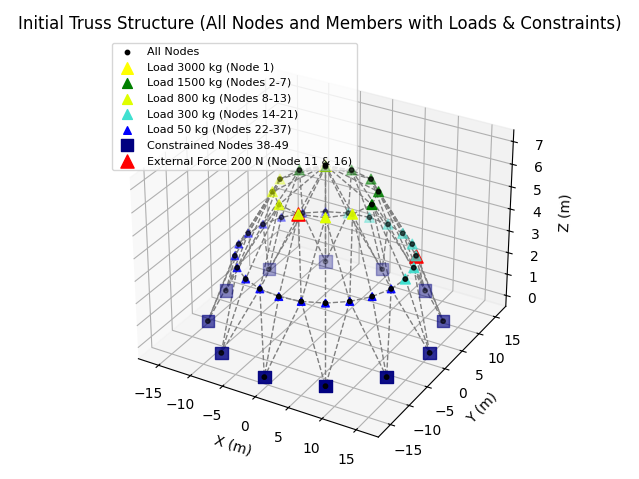

Generate this figure with Python:
import numpy as np
import pandas as pd
import random
import matplotlib.pyplot as plt
import time
from pandas import ExcelWriter

# ------------------------------
# Constants
E = 2.1e11
rho = 7850
g = 9.81
sigma_allow = 250e6
A_min = 0.0001
A_max = 0.01293
pop_size = 200
num_generations = 200
penalty_factor = 1e6
a = 19
n_runs = 1
F_scale = 0.9           # جهش بیشتر
CR = 0.9                # نرخ کراس‌اور بیشتر
random.seed(42)
np.random.seed(42)
# ------------------------------

def get_load_vector(num_nodes):
    loads = np.zeros(num_nodes * 3)
    for i in range(num_nodes):
        if i == 0:  # گره 1
            mass = 3000
        elif 1 <= i <= 6:  # گره‌های 2 تا 7
            mass = 1500
        elif 7 <= i <= 12:  # گره‌های 8 تا 13
            mass = 800
        elif 13 <= i <= 20:  # گره‌های 14 تا 21
            mass = 300
        elif 21 <= i <= 36:  # گره‌های 22 تا 37
            mass = 50
        else:  # گره‌های 38 تا 49 مقید، بدون بار 50 کیلو
            mass = 0
        loads[i * 3 + 2] = -mass * g
    # نیروی خارجی 200 نیوتن در جهت X مثبت برای گره‌های 11 و 16 (index 10 و 15)
    loads[10 * 3] += 200  # گره 11 در محور X
    loads[15 * 3] += 200  # گره 16 در محور X
    return loads

def bar_length(node1, node2):
    return np.linalg.norm(node1 - node2)

def assemble_stiffness_matrix(coords, areas, members, member_types):
    n_nodes = len(coords)
    K = np.zeros((n_nodes * 3, n_nodes * 3))
    for i, (start, end) in enumerate(members):
        n1, n2 = start - 1, end - 1
        x1, x2 = coords[n1], coords[n2]
        L = bar_length(x1, x2)
        a_vec = (x2 - x1) / L
        A = areas[member_types[i]]
        k_local = (A * E / L) * np.outer(a_vec, a_vec)
        dofs = [n1*3, n1*3+1, n1*3+2, n2*3, n2*3+1, n2*3+2]
        for ii in range(3):
            for jj in range(3):
                K[dofs[ii], dofs[jj]] += k_local[ii, jj]
                K[dofs[ii+3], dofs[jj+3]] += k_local[ii, jj]
                K[dofs[ii], dofs[jj+3]] -= k_local[ii, jj]
                K[dofs[ii+3], dofs[jj]] -= k_local[ii, jj]
    return K

def apply_boundary_conditions(K, F, fixed_dofs):
    for dof in sorted(fixed_dofs, reverse=True):
        K = np.delete(K, dof, axis=0)
        K = np.delete(K, dof, axis=1)
        F = np.delete(F, dof)
    return K, F

def compute_stress(coords, areas, members, displacements, member_types):
    stresses = np.zeros(len(members))
    for i, (start, end) in enumerate(members):
        n1, n2 = start - 1, end - 1
        x1, x2 = coords[n1], coords[n2]
        L = bar_length(x1, x2)
        a_vec = (x2 - x1) / L
        u1 = displacements[n1*3:n1*3+3]
        u2 = displacements[n2*3:n2*3+3]
        strain = np.dot(a_vec, u2 - u1) / L
        stresses[i] = E * strain
    return stresses

def calculate_fitness(individual, node_coords, members, member_types, num_movable_nodes):
    areas = individual[:a]
    moved_nodes = individual[a:].reshape(-1, 3)
    coords = node_coords.copy()
    coords[:num_movable_nodes] = moved_nodes
    weight = sum(rho * areas[member_types[i]] * bar_length(coords[s-1], coords[e-1])
                 for i, (s, e) in enumerate(members))
    K = assemble_stiffness_matrix(coords, areas, members, member_types)
    F = get_load_vector(len(coords))
    fixed_nodes = list(range(37, 49))
    fixed_dofs = [node*3 + d for node in fixed_nodes for d in range(3)]
    K_mod, F_mod = apply_boundary_conditions(K, F, fixed_dofs)
    try:
        U_mod = np.linalg.solve(K_mod, F_mod)
    except np.linalg.LinAlgError:
        return weight + penalty_factor * 100
    U = np.zeros(len(F))
    free_dofs = list(set(range(len(F))) - set(fixed_dofs))
    U[free_dofs] = U_mod
    stress = compute_stress(coords, areas, members, U, member_types)
    overstress_penalty = np.sum(np.abs(stress) > sigma_allow)
    return weight + penalty_factor * overstress_penalty

def initialize_population(n_move, coords):
    pop = []
    for _ in range(pop_size):
        A = np.random.uniform(A_min, A_max, a)
        delta = np.random.uniform(-0.05, 0.05, size=(n_move, 3))  # بازه بزرگتر جابجایی نودها
        pos = coords[:n_move] + delta
        pop.append(np.concatenate([A, pos.flatten()]))
    return np.array(pop)

def differential_evolution(coords, members, member_types, num_movable_nodes):
    pop = initialize_population(num_movable_nodes, coords)
    best_fitness_history = []
    best_individual = None
    best_fitness = float("inf")

    for gen in range(num_generations):
        for i in range(pop_size):
            idxs = list(range(pop_size))
            idxs.remove(i)
            a_, b_, c_ = random.sample(idxs, 3)
            target = pop[i]
            a_vec, b_vec, c_vec = pop[a_], pop[b_], pop[c_]

            mutant = a_vec + F_scale * (b_vec - c_vec)
            mutant[:a] = np.clip(mutant[:a], A_min, A_max)  # محدود کردن مقادیر سطح مقطع
            # محدوده جابجایی نودها را محدود کنید تا از محدوده اولیه بیشتر نشوند:
            n_move = num_movable_nodes * 3
            mutant[a:] = np.clip(mutant[a:], coords[:num_movable_nodes].flatten() - 0.1, coords[:num_movable_nodes].flatten() + 0.1)

            # کراس‌اور
            cross_points = np.random.rand(len(mutant)) < CR
            if not np.any(cross_points):
                cross_points[random.randint(0, len(mutant)-1)] = True
            trial = np.where(cross_points, mutant, target)

            fitness_trial = calculate_fitness(trial, coords, members, member_types, num_movable_nodes)
            fitness_target = calculate_fitness(target, coords, members, member_types, num_movable_nodes)

            if fitness_trial < fitness_target:
                pop[i] = trial
                if fitness_trial < best_fitness:
                    best_fitness = fitness_trial
                    best_individual = trial.copy()

        best_fitness_history.append(best_fitness)
        print(f"Generation {gen+1}: Weight = {best_fitness:.2f} kg")

        # if gen > 0:
        #     rel_change = abs(best_fitness_history[-1] - best_fitness_history[-2]) / best_fitness_history[-2]
        #     if rel_change < 1e-6:
        #         print(f"\n✅ Converged at generation {gen+1} with rel. change {rel_change:.6f}")
        #         break

    plt.figure()
    plt.plot(best_fitness_history, 'b-', linewidth=2)
    plt.xlabel('Generation')
    plt.ylabel('Best Fitness (Weight in kg)')
    plt.title('Convergence Curve')
    plt.grid(True)
    plt.tight_layout()
    plt.show()

    return best_individual

def plot_truss(nodes, members, areas, member_types, title="Truss Structure", show_weights=True):
    fig = plt.figure()
    ax = fig.add_subplot(111, projection='3d')

    if show_weights:
        max_area = np.max(areas)
        for i, (start, end) in enumerate(members):
            p1 = nodes[start - 1]
            p2 = nodes[end - 1]
            xs, ys, zs = zip(p1, p2)
            lw = 1 + 10 * (areas[member_types[i]] / max_area)
            ax.plot(xs, ys, zs, color='b', linewidth=lw)
    else:
        for (start, end) in members:
            p1 = nodes[start - 1]
            p2 = nodes[end - 1]
            xs, ys, zs = zip(p1, p2)
            ax.plot(xs, ys, zs, color='gray', linewidth=1, linestyle='--')

    xs, ys, zs = nodes[:, 0], nodes[:, 1], nodes[:, 2]

    # All nodes - black dots
    ax.scatter(xs, ys, zs, color='k', s=10, label='All Nodes')

    # Loads visualization
    ax.scatter(nodes[0, 0], nodes[0, 1], nodes[0, 2], color='yellow', s=70, marker='^', label='Load 3000 kg (Node 1)')
    ax.scatter(nodes[1:7, 0], nodes[1:7, 1], nodes[1:7, 2], color='green', s=50, marker='^', label='Load 1500 kg (Nodes 2-7)')
    ax.scatter(nodes[7:13, 0], nodes[7:13, 1], nodes[7:13, 2], color='#dfff00', s=50, marker='^', label='Load 800 kg (Nodes 8-13)')
    ax.scatter(nodes[13:21, 0], nodes[13:21, 1], nodes[13:21, 2], color='#40e0d0', s=50, marker='^', label='Load 300 kg (Nodes 14-21)')
    ax.scatter(nodes[21:37, 0], nodes[21:37, 1], nodes[21:37, 2], color='blue', s=30, marker='^', label='Load 50 kg (Nodes 22-37)')

    # Constrained nodes (38-49) - navy squares
    ax.scatter(nodes[37:49, 0], nodes[37:49, 1], nodes[37:49, 2], color='navy', s=80, marker='s', label='Constrained Nodes 38-49')

    # External force nodes 11 and 16 - red triangles
    ax.scatter(nodes[10, 0], nodes[10, 1], nodes[10, 2], color='red', s=90, marker='^', label='External Force 200 N (Node 11 & 16)')
    ax.scatter(nodes[15, 0], nodes[15, 1], nodes[15, 2], color='red', s=90, marker='^'), #label='External Force 200 N (Node 16)')

    ax.set_title(title)
    ax.set_xlabel("X (m)")
    ax.set_ylabel("Y (m)")
    ax.set_zlabel("Z (m)")
    ax.legend(loc='upper left', fontsize=8)
    plt.tight_layout()
    plt.show()

def load_data():
    nodes = pd.read_excel("/home/sepehr/VS Code/Project/nodes_coordinates.xlsx")
    mems = pd.read_excel("/home/sepehr/VS Code/Project/truss_members.xlsx")
    return nodes[["X", "Y", "Z"]].to_numpy(), mems[["Start", "End"]].to_numpy()

if __name__ == "__main__":
    node_coords, members = load_data()
    member_types = np.array([i % a for i in range(len(members))])
    num_movable_nodes = 37

    plot_truss(node_coords, members, np.ones(len(members)), member_types,
               title="Initial Truss Structure (All Nodes and Members with Loads & Constraints)",
               show_weights=False)

    start_time = time.time()

    best_sol, best_fit = None, float("inf")
    for run in range(n_runs):
        print(f"\n===== Run {run+1} =====")
        sol = differential_evolution(node_coords.copy(), members, member_types, num_movable_nodes)
        fit = calculate_fitness(sol, node_coords.copy(), members, member_types, num_movable_nodes)
        print(f"Run {run+1} final fitness = {fit:.2f} kg")
        if fit < best_fit:
            best_sol, best_fit = sol.copy(), fit

    end_time = time.time()
    elapsed_time = end_time - start_time
    print(f"\n⏱️ Total computation time: {elapsed_time:.2f} seconds")

    A_best = best_sol[:a]
    pos_best = best_sol[a:].reshape(-1, 3)
    original_coords = node_coords[:num_movable_nodes].copy()
    node_coords[:num_movable_nodes] = pos_best

    df_members = pd.DataFrame({
        "Start": members[:, 0],
        "End": members[:, 1],
        "Area (m^2)": [A_best[member_types[i]] for i in range(len(members))]
    })

    displacements = pos_best - original_coords
    df_disp = pd.DataFrame({
        "Node Index": np.arange(1, num_movable_nodes + 1),
        "X_Initial": original_coords[:, 0],
        "Y_Initial": original_coords[:, 1],
        "Z_Initial": original_coords[:, 2],
        "X_New": pos_best[:, 0],
        "Y_New": pos_best[:, 1],
        "Z_New": pos_best[:, 2],
        "dX": displacements[:, 0],
        "dY": displacements[:, 1],
        "dZ": displacements[:, 2],
        "Total_Displacement": np.linalg.norm(displacements, axis=1)
    })

    output_path = "/home/sepehr/VS Code/Project/D- DE_LoadSet1.xlsx"
    with ExcelWriter(output_path) as writer:
        df_members.to_excel(writer, sheet_name="Members_Areas", index=False)
        df_disp.to_excel(writer, sheet_name="Node_Displacements", index=False)

    print(f"\n✅ Final results saved to '{output_path}'")

    plot_truss(node_coords, members, A_best, member_types,
               title="Optimized Truss Structure", show_weights=True)
